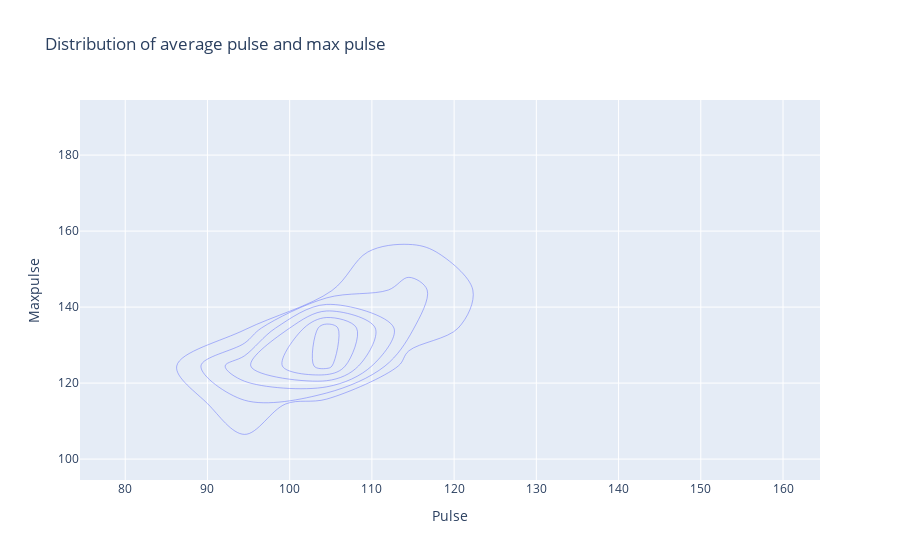

Notebook cell for this chart:
### Code cell
fig2 = px.density_contour(df, x="Pulse", y="Maxpulse", title="Distribution of average pulse and max pulse")
fig2.show()

### Figure 1 — Plotly figure (JSON) as saved in the notebook; plotly's stock layout.template omitted (floating-point values rounded to 4 significant figures; data arrays with more than 128 entries replaced by an {"elided": "..."} marker saying what was removed)
{"data": [{"contours": {"coloring": "none"}, "hovertemplate": "Pulse=%{x}<br>Maxpulse=%{y}<br>count=%{z}<extra></extra>", "legendgroup": "", "line": {"color": "#636efa"}, "name": "", "showlegend": false, "type": "histogram2dcontour", "x": {"elided": "169 int values"}, "xaxis": "x", "xbingroup": "x", "y": {"elided": "169 int values"}, "yaxis": "y", "ybingroup": "y"}], "layout": {"legend": {"tracegroupgap": 0}, "title": {"text": "Distribution of average pulse and max pulse"}, "xaxis": {"anchor": "y", "domain": [0, 1], "title": {"text": "Pulse"}}, "yaxis": {"anchor": "x", "domain": [0, 1], "title": {"text": "Maxpulse"}}}}
